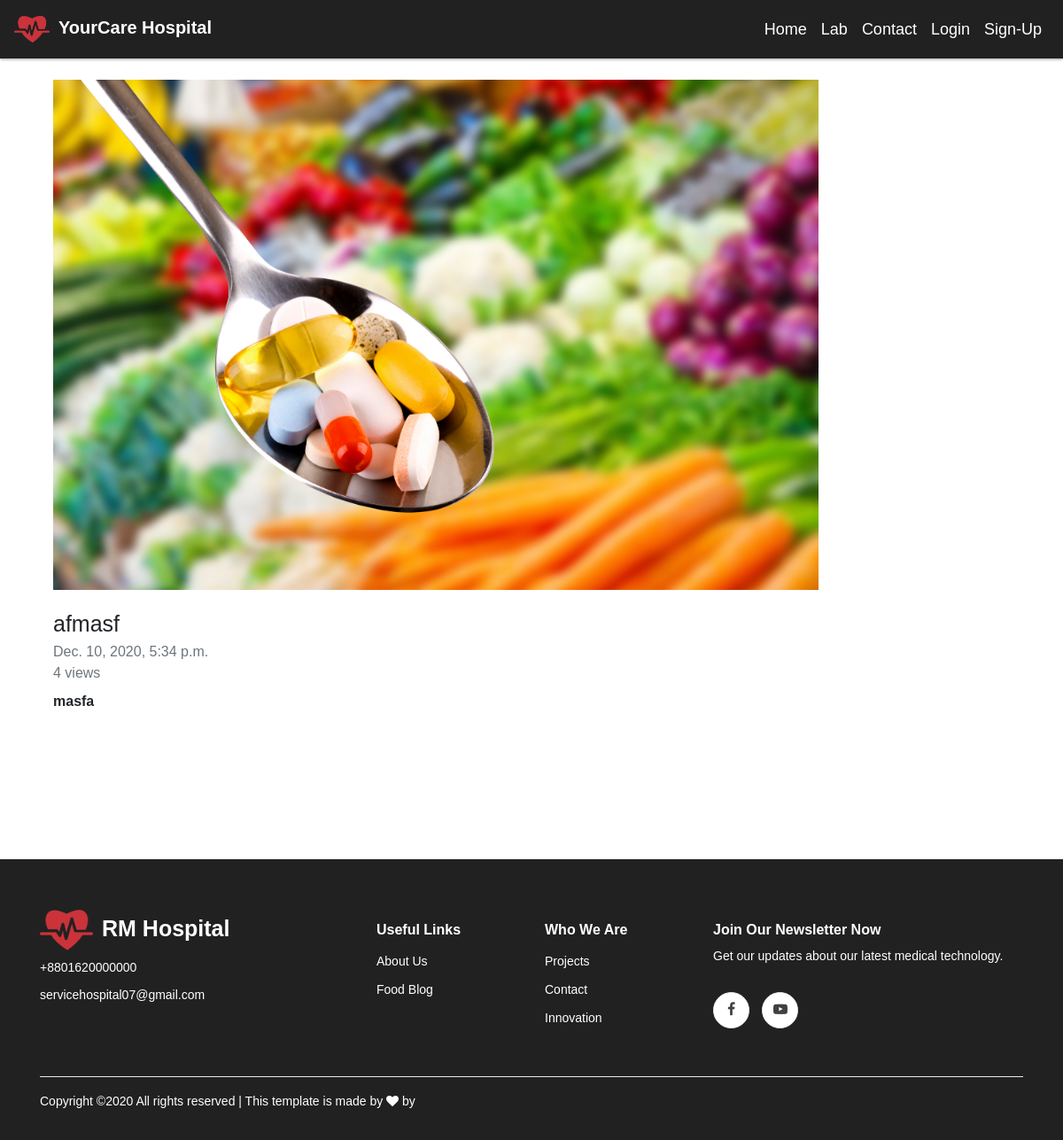
The page /food/afmasf-/ on the database as committed earlier.
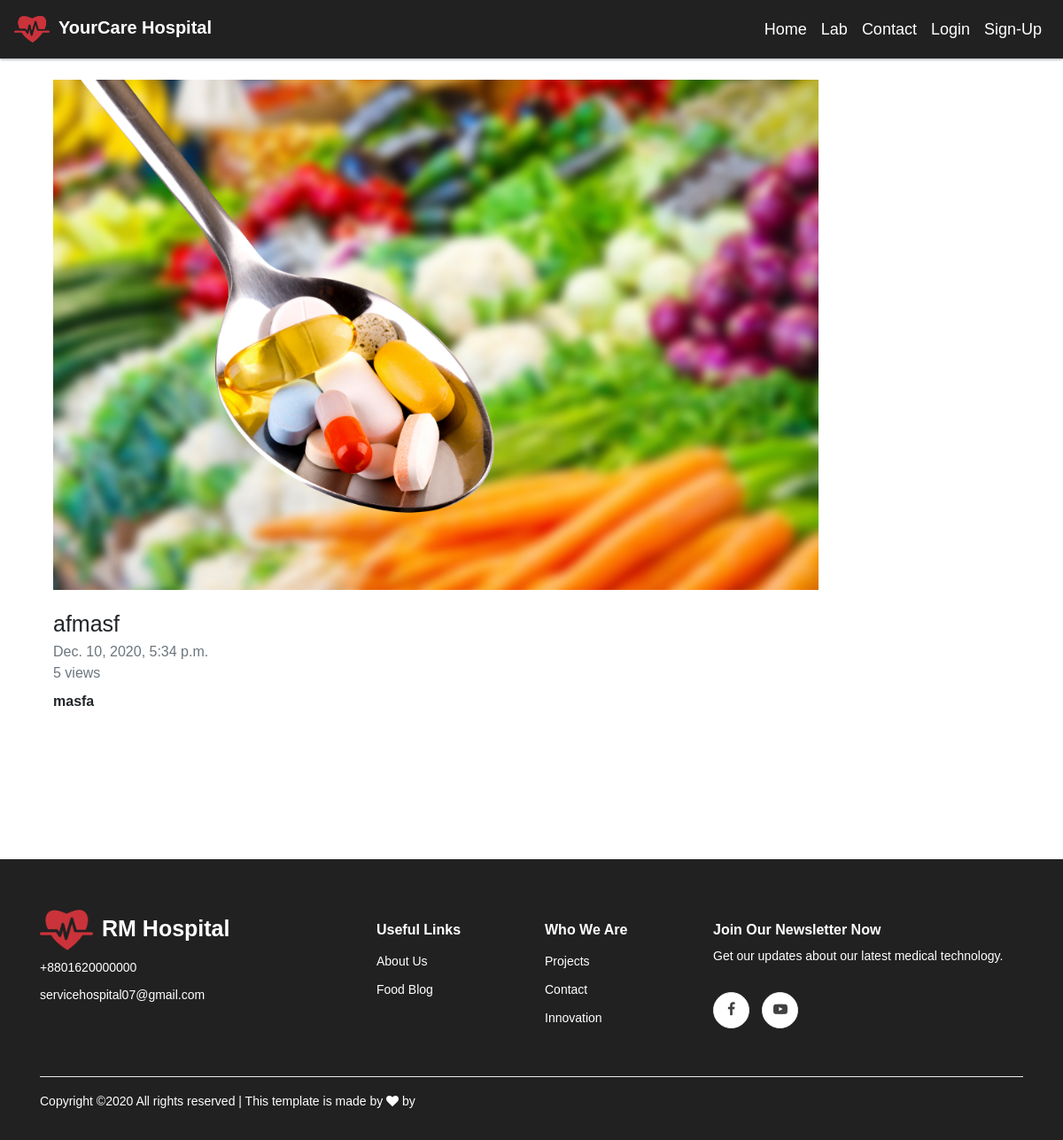
The same page on the database as committed later.
### home/models.py (models this page shows, shortened)
class FoodBlog(models.Model):
	title = models.CharField(max_length=255, blank=True, default='')
	date = models.DateTimeField(default=datetime.datetime.now(), blank=True)
	post_image = models.ImageField(upload_to='blog_images', null=True, blank=True)
	formatted_image = ImageSpecField(source='post_image', processors=[ResizeToFill(800,300)], format='JPEG', options={'quality':90})
	description = RichTextField(max_length=1000, null=True, blank=True)
	view = models.IntegerField(blank=True, default=0)
	slug = models.SlugField(unique=True,blank=True, default='')

### home/views.py (the view, shortened to what this page needs)
# urls.py: path('food/<str:slug>/',views.FoodBlogPost.as_view(), name='food_blog_post'),
class FoodBlogPost(View):
	template_name = 'home/flog_blog_post.html'
	def get(self, request, slug):
		try:
			foodblog = store_model.FoodBlog.objects.get(slug=slug)
		except store_model.FoodBlog.DoesNotExist:
			return HttpResponse("<h1>No matches the given query.</h1>")
		contexts = {
			'post':foodblog,
		}
		return render(request, self.template_name, contexts)

### home/templates/home/flog_blog_post.html
{% extends 'home/base.html' %}
{% block content %}
{% load static %}
<div class="container">
		<div class="row">
			<div class="col-md-12">
				<div class="container">
					<div >
						<img src="{{post.formatted_image.url}}" style="width:80%;display:block;margin-bottom: 20px;"/>
					</div>
						<div style="font-size: 25px;">
							{{post.title}}
						</div>
					<div class="text-muted">
						{{post.date}}
					</div>
					<div class="text-muted">
						{{post.view}} views
					</div>
					<div class="my-2">
						{{post.description | safe}}
					</div>
				</div>
			</div>
		</div>
</div>
{% endblock %}

Rows that differ between the two databases and show on the page:
changed FoodBlog "afmasf": view "4" → "5"
